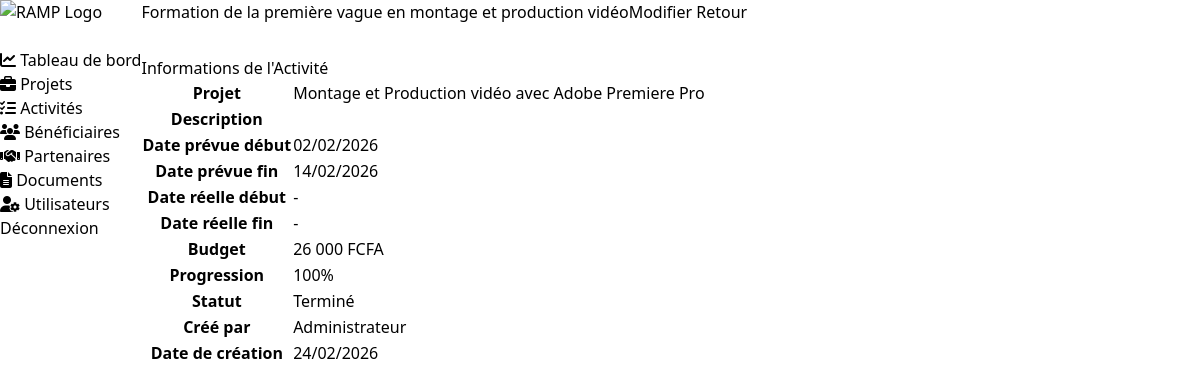
Page /pages/activites/view.php?id=1 (signed in) on the committed database.
### tables this page shows
CREATE TABLE `activities` (
  `id` int(11) NOT NULL,
  `project_id` int(11) NOT NULL,
  `title` varchar(200) NOT NULL,
  `description` text DEFAULT NULL,
  `planned_start_date` date DEFAULT NULL,
  `planned_end_date` date DEFAULT NULL,
  `actual_start_date` date DEFAULT NULL,
  `actual_end_date` date DEFAULT NULL,
  `status` enum('planned','in_progress','completed','cancelled') DEFAULT 'planned',
  `progress` int(11) DEFAULT 0,
  `budget` decimal(15,2) DEFAULT 0.00,
  `created_by` int(11) NOT NULL,
  `created_at` timestamp NOT NULL DEFAULT current_timestamp(),
  `updated_at` timestamp NOT NULL DEFAULT current_timestamp() ON UPDATE current_timestamp()
);

CREATE TABLE `projects` (
  `id` int(11) NOT NULL,
  `organization_id` int(11) NOT NULL,
  `code` varchar(50) NOT NULL,
  `title` varchar(200) NOT NULL,
  `description` text DEFAULT NULL,
  `start_date` date NOT NULL,
  `end_date` date DEFAULT NULL,
  `budget` decimal(15,2) DEFAULT 0.00,
  `status` enum('planning','active','completed','cancelled') DEFAULT 'planning',
  `progress` int(11) DEFAULT 0,
  `created_by` int(11) NOT NULL,
  `created_at` timestamp NOT NULL DEFAULT current_timestamp(),
  `updated_at` timestamp NOT NULL DEFAULT current_timestamp() ON UPDATE current_timestamp()
);

CREATE TABLE `users` (
  `id` int(11) NOT NULL,
  `username` varchar(50) NOT NULL,
  `email` varchar(100) NOT NULL,
  `competences` text DEFAULT NULL,
  `domaines_interet` text DEFAULT NULL,
  `disponibilite` varchar(100) DEFAULT NULL,
  `password` varchar(255) NOT NULL,
  `full_name` varchar(100) NOT NULL,
  `photo` varchar(255) DEFAULT NULL,
  `role` enum('admin','manager','user','membre_administration','volontaire','stagiaire','benevole') DEFAULT 'user',
  `created_at` timestamp NOT NULL DEFAULT current_timestamp(),
  `updated_at` timestamp NOT NULL DEFAULT current_timestamp() ON UPDATE current_timestamp(),
  `status` enum('active','inactive') DEFAULT 'active'
);

### includes/autoload.php (called while the page is built, shortened)
<?php
spl_autoload_register(function ($class) {
    $file = CLASSES_PATH . '/' . $class . '.php';
});

### classes/Database.php (called while the page is built, shortened)
<?php
class Database {
    private static $instance = null;
    private $pdo;
    private function __construct() {
        try {
            $dsn = "mysql:host=" . DB_HOST;
            $dsn .= ";dbname=" . DB_NAME . ";charset=" . DB_CHARSET;
            $options = [
                PDO::ATTR_ERRMODE            => PDO::ERRMODE_EXCEPTION,
                PDO::ATTR_DEFAULT_FETCH_MODE => PDO::FETCH_ASSOC,
                PDO::ATTR_EMULATE_PREPARES   => false,
            ];
            $this->pdo = new PDO($dsn, DB_USER, DB_PASS, $options);
        } catch (PDOException $e) {
            error_log("Erreur de connexion à la base de données: " . $e->getMessage());
            die("Erreur de connexion à la base de données. Veuillez contacter l'administrateur.");
        }
    }
    public static function getInstance() {
        if (self::$instance === null) {
            self::$instance = new self();
        }
        return self::$instance;
    }
    public function getConnection() {
        return $this->pdo;
    }
}

### classes/Activite.php (called while the page is built, shortened)
<?php
class Activite {
    private $db;
    public function __construct() {
        $this->db = Database::getInstance()->getConnection();
    }
    public function getById($id) {
        $stmt = $this->db->prepare("
            SELECT a.*, p.title as project_title, p.code as project_code, u.full_name as created_by_name
            FROM activities a
            LEFT JOIN projects p ON a.project_id = p.id
            LEFT JOIN users u ON a.created_by = u.id
            WHERE a.id = ?
        ");
        $stmt->execute([$id]);
        return $stmt->fetch();
    }
}

### includes/functions.php (called while the page is built, shortened)
<?php
function escape($data) {
    return htmlspecialchars($data, ENT_QUOTES, 'UTF-8');
}
function formatDate($date, $includeTime = false) {
    if (empty($date)) {
        return '-';
    }
    $timestamp = strtotime($date);
    $format = $includeTime ? 'd/m/Y à H:i' : 'd/m/Y';
    return date($format, $timestamp);
}
function formatCurrency($amount, $currency = 'FCFA') {
    return number_format($amount, 0, ',', ' ') . ' ' . $currency;
}
function getStatusBadge($status, $type = 'project') {
    $badges = [
        'project' => [
            'planning' => '<span class="badge badge-warning">En planification</span>',
            'active' => '<span class="badge badge-success">Actif</span>',
            'completed' => '<span class="badge badge-info">Terminé</span>',
            'cancelled' => '<span class="badge badge-danger">Annulé</span>'
        ],
        'activity' => [
            'planned' => '<span class="badge badge-secondary">Planifié</span>',
            'in_progress' => '<span class="badge badge-success">En cours</span>',
            'completed' => '<span class="badge badge-info">Terminé</span>',
            'cancelled' => '<span class="badge badge-danger">Annulé</span>'
        ],
        'beneficiary' => [
            'active' => '<span class="badge badge-success">Actif</span>',
            'inactive' => '<span class="badge badge-secondary">Inactif</span>',
            'completed' => '<span class="badge badge-info">Terminé</span>'
        ],
        'general' => [
            'active' => '<span class="badge badge-success">Actif</span>',
            'inactive' => '<span class="badge badge-secondary">Inactif</span>'
        ]
    ];
    $statusKey = strtolower($status);
    if (isset($badges[$type][$statusKey])) {
        return $badges[$type][$statusKey];
    }
    return '<span class="badge badge-secondary">' . escape($status) . '</span>';
}

### pages/activites/view.php (the view, shortened to what this page needs)
<?php
require_once __DIR__ . '/../../includes/header.php';
$activiteClass = new Activite();
$id = $_GET['id'] ?? 0;
$activity = $activiteClass->getById($id);
?>
<div class="container-fluid">
    <div style="display: flex; justify-content: space-between; align-items: center; margin-bottom: 2rem;">
        <h1 style="color: var(--color-blue);"><?php echo escape($activity['title']); ?></h1>
        <div>
            <a href="edit.php?id=<?php echo $id; ?>" class="btn btn-primary">Modifier</a>
            <a href="index.php" class="btn btn-secondary">Retour</a>
        </div>
    </div>
    <div class="card">
        <div class="card-header">
            <h3 class="card-title">Informations de l'Activité</h3>
        </div>
        <table class="table">
            <tr>
                <th>Projet</th>
                <td>
                    <a href="../projets/view.php?id=<?php echo $activity['project_id']; ?>" style="color: var(--color-blue);">
                        <?php echo escape($activity['project_title'] ?? '-'); ?>
                    </a>
                </td>
            </tr>
            <tr>
                <th>Description</th>
                <td><?php echo escape($activity['description'] ?? 'Aucune description'); ?></td>
            </tr>
            <tr>
                <th>Date prévue début</th>
                <td><?php echo formatDate($activity['planned_start_date']); ?></td>
            </tr>
            <tr>
                <th>Date prévue fin</th>
                <td><?php echo formatDate($activity['planned_end_date']); ?></td>
            </tr>
            <tr>
                <th>Date réelle début</th>
                <td><?php echo formatDate($activity['actual_start_date']); ?></td>
            </tr>
            <tr>
                <th>Date réelle fin</th>
                <td><?php echo formatDate($activity['actual_end_date']); ?></td>
            </tr>
            <tr>
                <th>Budget</th>
                <td><?php echo formatCurrency($activity['budget']); ?></td>
            </tr>
            <tr>
                <th>Progression</th>
                <td>
                    <div class="progress">
                        <div class="progress-bar" style="width: <?php echo $activity['progress']; ?>%;">
                            <?php echo $activity['progress']; ?>%
                        </div>
                    </div>
                </td>
            </tr>
            <tr>
                <th>Statut</th>
                <td><?php echo getStatusBadge($activity['status'], 'activity'); ?></td>
            </tr>
            <tr>
                <th>Créé par</th>
                <td><?php echo escape($activity['created_by_name'] ?? '-'); ?></td>
            </tr>
            <tr>
                <th>Date de création</th>
                <td><?php echo formatDate($activity['created_at']); ?></td>
            </tr>
        </table>
    </div>
</div>
<?php require_once __DIR__ . '/../../includes/footer.php'; ?>

### rows in the picture
activities: title "Formation de la première vague en montage et production vidéo", project.title "Montage et Production vidéo avec Adobe Premiere Pro", planned_start_date "02/02/2026", planned_end_date "14/02/2026", actual_start_date "-", actual_end_date "-", budget "26 000 FCFA", progress "100", status "Terminé", created_by.full_name "Administrateur", created_at "24/02/2026"
